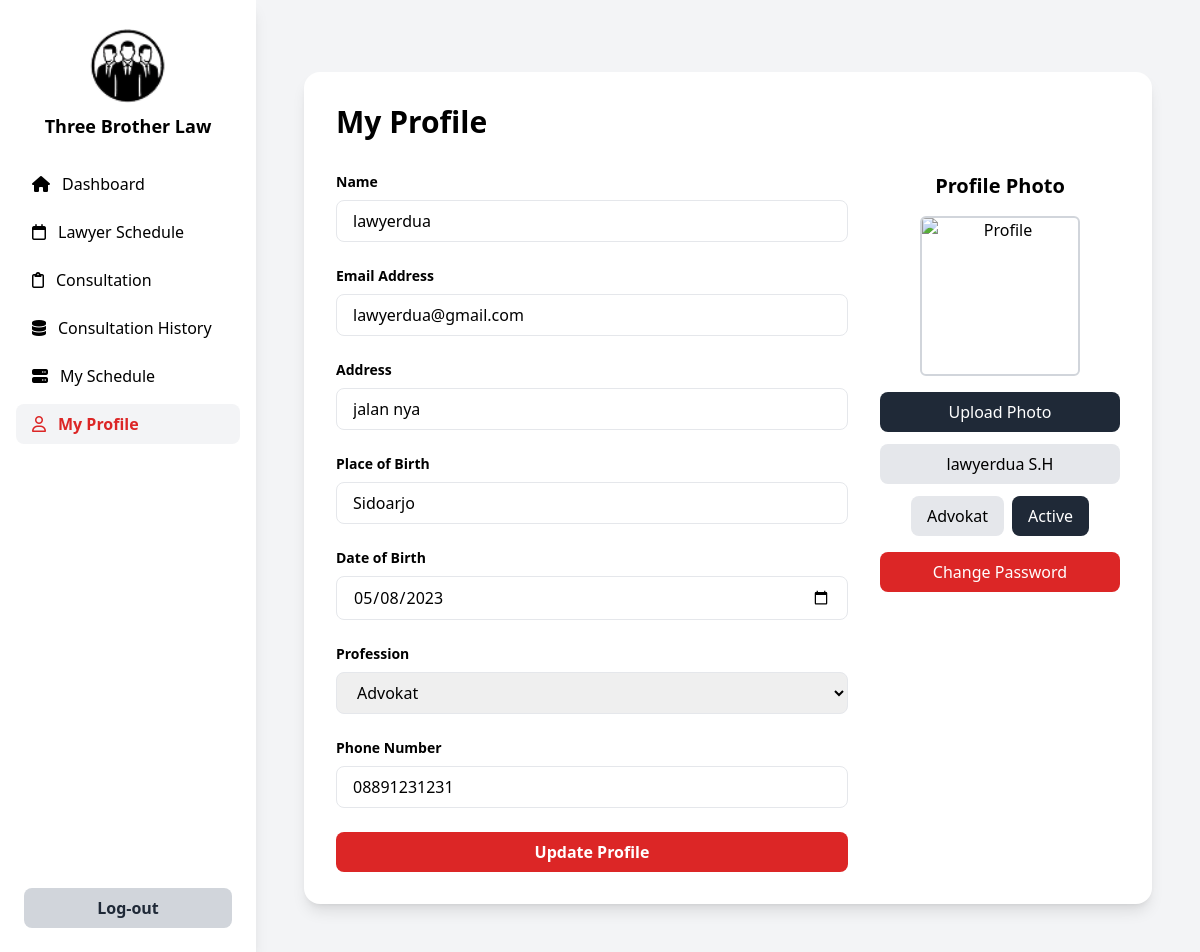
/pengacara/my-profile/my-profile.php (signed in), run on the app's committed database.
### tables this page shows
CREATE TABLE `lawyers` (
  `id` int NOT NULL,
  `user_id` int NOT NULL,
  `full_name` varchar(100) NOT NULL,
  `email` varchar(100) NOT NULL,
  `address` varchar(255) DEFAULT NULL,
  `birth_place` varchar(100) DEFAULT NULL,
  `birth_date` date DEFAULT NULL,
  `profession` varchar(100) DEFAULT NULL,
  `phone` varchar(20) DEFAULT NULL,
  `created_at` timestamp NULL DEFAULT CURRENT_TIMESTAMP,
  `updated_at` timestamp NULL DEFAULT CURRENT_TIMESTAMP ON UPDATE CURRENT_TIMESTAMP
);

### pengacara/my-profile/my-profile.php (the view, shortened to what this page needs)
<?php
require_once '../../config.php';
$current_username = $_SESSION['username'];
try {
    $stmt = $pdo->prepare("
        SELECT l.*, u.username, u.profile_picture
        FROM lawyers l
        JOIN users u ON l.user_id = u.id
        WHERE u.username = :username
    ");
    $stmt->execute(['username' => $current_username]);
    $lawyer = $stmt->fetch(PDO::FETCH_ASSOC);
} catch (PDOException $e) {
    die("Kesalahan: " . $e->getMessage());
}
$profile_picture = !empty($lawyer['profile_picture'])
    ? '../../' . $lawyer['profile_picture']
    : '../../assets/img/profiletbl.png';
?>
<!DOCTYPE html>
<html lang="en">
<head>
  <script src="https://cdn.tailwindcss.com"></script>
  <link rel="stylesheet" href="https://cdnjs.cloudflare.com/ajax/libs/font-awesome/6.4.0/css/all.min.css">
</head>
<body class="bg-gray-100 font-sans">
  <div class="flex min-h-screen">
    <aside class="w-64 bg-white shadow-lg flex flex-col justify-between">
      <div>
        <div class="p-6 text-center">
          <img src="../../assets/img/logo.png" alt="Logo" class="w-20 mx-auto mb-2">
          <h2 class="text-lg font-bold">Three Brother Law</h2>
        </div>
        <nav class="px-4 space-y-2">
          <a href="../lawyer-dashboard.php" class="flex items-center space-x-3 px-4 py-2 rounded-lg hover:bg-gray-100">
            <i class="fa-solid fa-house"></i>
            <span>Dashboard</span>
          </a>
          <a href="../lawyer-schedule/lawyer-schedule.php" class="flex items-center space-x-3 px-4 py-2 rounded-lg hover:bg-gray-100">
            <i class="fa-regular fa-calendar"></i>
            <span>Lawyer Schedule</span>
          </a>
          <a href="../consultation/consultation.php" class="flex items-center space-x-3 px-4 py-2 rounded-lg hover:bg-gray-100">
            <i class="fa-regular fa-clipboard"></i>
            <span>Consultation</span>
          </a>
          <a href="../consultation-history/consultation-history.php" class="flex items-center space-x-3 px-4 py-2 rounded-lg hover:bg-gray-100">
            <i class="fa-solid fa-database"></i>
            <span>Consultation History</span>
          </a>
          <a href="../my-schadule/my-schedule.php" class="flex items-center space-x-3 px-4 py-2 rounded-lg hover:bg-gray-100">
            <i class="fa-solid fa-server"></i>
            <span>My Schedule</span>
          </a>
          <a href="../my-profile/my-profile.php" class="flex items-center space-x-3 px-4 py-2 rounded-lg bg-gray-100 text-red-600 font-semibold">
            <i class="fa-regular fa-user"></i>
            <span>My Profile</span>
          </a>
        </nav>
      </div>
      <div class="p-6">
        <button onclick="window.location.href='../../logout.php'"
          class="w-full py-2 bg-gray-300 text-gray-800 rounded-lg hover:bg-gray-400 font-semibold">
          Log-out
        </button>
      </div>
    </aside>
    <main class="flex-1 p-12">
      <div class="bg-white shadow-lg rounded-2xl p-8 mt-6">
        <h1 class="text-3xl font-bold mb-8">My Profile</h1>
        <form method="POST" enctype="multipart/form-data">
          <div class="grid grid-cols-3 gap-8">
            <div class="col-span-2 space-y-6">
              <div>
                <label for="full_name" class="block text-sm font-semibold mb-2">Name</label>
                <input type="text" id="full_name" name="full_name"
                    value="<?= htmlspecialchars($lawyer['full_name'] ?? '') ?>"
                    class="w-full px-4 py-2 border rounded-lg">
              </div>
              <div>
                <label for="email" class="block text-sm font-semibold mb-2">Email Address</label>
                <input type="email" id="email" name="email"
                    value="<?= htmlspecialchars($lawyer['email'] ?? '') ?>"
                    class="w-full px-4 py-2 border rounded-lg">
              </div>
              <div>
                <label for="address" class="block text-sm font-semibold mb-2">Address</label>
                <input type="text" id="address" name="address"
                    value="<?= htmlspecialchars($lawyer['address'] ?? '') ?>"
                    class="w-full px-4 py-2 border rounded-lg">
              </div>
              <div>
                <label for="birth_place" class="block text-sm font-semibold mb-2">Place of Birth</label>
                <input type="text" id="birth_place" name="birth_place"
                    value="<?= htmlspecialchars($lawyer['birth_place'] ?? '') ?>"
                    class="w-full px-4 py-2 border rounded-lg">
              </div>
              <div>
                <label for="birth_date" class="block text-sm font-semibold mb-2">Date of Birth</label>
                <input type="date" id="birth_date" name="birth_date"
                    value="<?= htmlspecialchars($lawyer['birth_date'] ?? '') ?>"
                    class="w-full px-4 py-2 border rounded-lg">
              </div>
              <div>
                <label for="profession" class="block text-sm font-semibold mb-2">Profession</label>
                <select id="profession" name="profession" class="w-full px-4 py-2 border rounded-lg">
                  <option value="Advokat" <?= ($lawyer['profession'] ?? '') == 'Advokat' ? 'selected' : '' ?>>Advokat</option>
                </select>
              </div>
              <div>
                <label for="phone" class="block text-sm font-semibold mb-2">Phone Number</label>
                <input type="text" id="phone" name="phone"
                    value="<?= htmlspecialchars($lawyer['phone'] ?? '') ?>"
                    class="w-full px-4 py-2 border rounded-lg">
              </div>
              <div>
                <button type="submit" name="update_profile"
                    class="w-full py-2 bg-red-600 text-white rounded-lg hover:bg-red-700 font-semibold">
                  Update Profile
                </button>
              </div>
            </div>
            <div class="text-center">
              <h2 class="text-xl font-bold mb-4">Profile Photo</h2>
              <div class="relative inline-block mb-4">
                <img id="profilePreview" src="<?= htmlspecialchars($profile_picture) ?>"
                    alt="Profile" class="w-40 h-40 mx-auto rounded-md object-cover border-2 border-gray-300">
              </div>
              <button type="submit" name="upload_photo"
                  class="w-full py-2 bg-gray-800 text-white rounded-lg hover:bg-gray-900 mb-3">
                Upload Photo
              </button>
              <p class="bg-gray-200 px-4 py-2 rounded-lg mb-3">
                <?= htmlspecialchars($lawyer['full_name'] ?? '') ?> S.H
              </p>
              <div class="flex justify-center space-x-2 mb-4">
                <span class="px-4 py-2 bg-gray-200 rounded-lg">
                  <?= htmlspecialchars($lawyer['profession'] ?? 'Not Set') ?>
                </span>
                <span class="px-4 py-2 bg-gray-800 text-white rounded-lg">Active</span>
              </div>
              <button type="button" onclick="openChangePasswordModal()"
                  class="w-full py-2 bg-red-600 text-white rounded-lg hover:bg-red-700">
                Change Password
              </button>
            </div>
          </div>
        </form>
      </div>
    </main>
  </div>
</body>
</html>

### data on the page
lawyers: full_name "lawyerdua", email "lawyerdua@gmail.com", address "jalan nya", birth_place "Sidoarjo", birth_date "05/08/2023", profession "Advokat", phone "08891231231"
